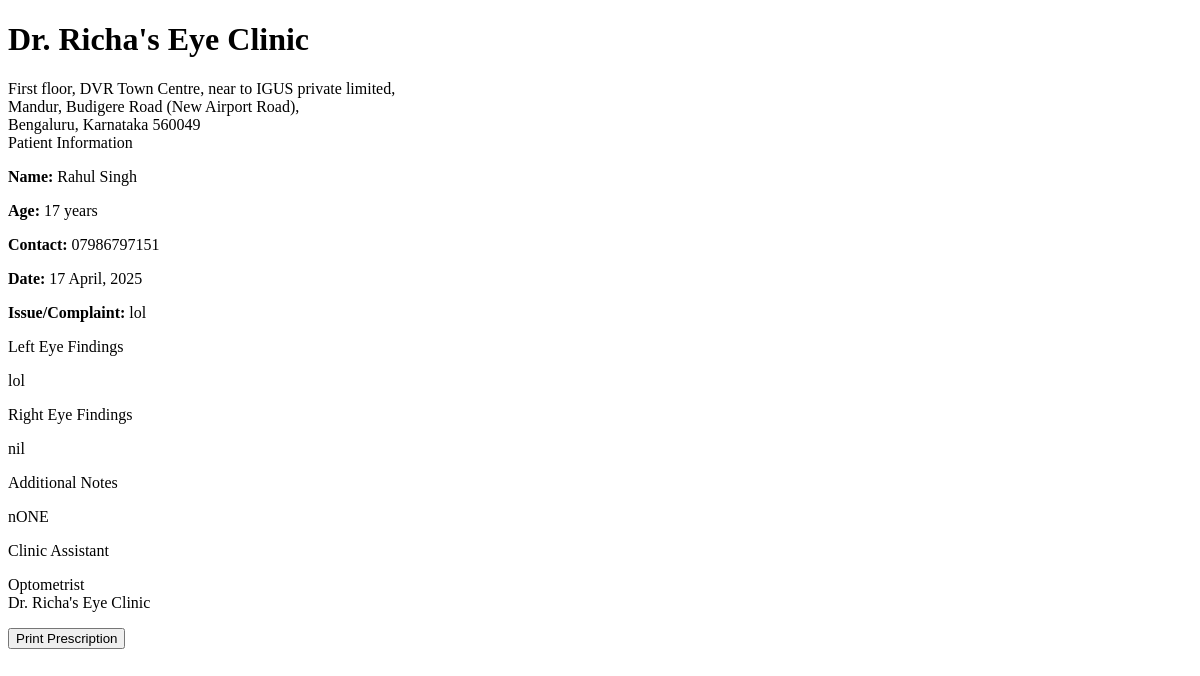
The page /print-prescription/optometrist/1 (signed in) on the database its author committed.
### models.py (models this page shows, shortened)
class Patient(UserMixin, db.Model):
    id = db.Column(db.Integer, primary_key=True)
    full_name = db.Column(db.String(100), nullable=False)
    mobile_number = db.Column(db.String(15), nullable=False)
    email = db.Column(db.String(100), nullable=True)
    age = db.Column(db.Integer, nullable=False)
    password_hash = db.Column(db.String(256), nullable=True)
    is_registered = db.Column(db.Boolean, default=False)
    created_at = db.Column(db.DateTime, nullable=False, default=datetime.utcnow)
    appointments = db.relationship('Appointment', backref='patient', lazy=True)
    doctor_prescriptions = db.relationship('DoctorPrescription', backref='patient', lazy=True)
    optometrist_prescriptions = db.relationship('OptometristPrescription', backref='patient', lazy=True)

class OptometristPrescription(db.Model):
    id = db.Column(db.Integer, primary_key=True)
    patient_id = db.Column(db.Integer, db.ForeignKey('patient.id'), nullable=False)
    assistant_id = db.Column(db.Integer, db.ForeignKey('assistant.id'), nullable=False)
    prescription_date = db.Column(db.DateTime, default=datetime.utcnow)
    vision_test = db.Column(db.Text, nullable=True)
    eye_power = db.Column(db.Text, nullable=True)
    recommendations = db.Column(db.Text, nullable=True)
    notes = db.Column(db.Text, nullable=True)
    created_at = db.Column(db.DateTime, default=datetime.utcnow)

class Staff(UserMixin, db.Model):
    __abstract__ = True
    id = db.Column(db.Integer, primary_key=True)
    username = db.Column(db.String(64), unique=True, nullable=False)
    email = db.Column(db.String(120), unique=True, nullable=False)
    password_hash = db.Column(db.String(256), nullable=False)
    full_name = db.Column(db.String(100), nullable=False)
    mobile_number = db.Column(db.String(15), nullable=False)

class Assistant(Staff):
    __tablename__ = 'assistant'
    position = db.Column(db.String(100), nullable=True, default='Optometrist')
    joining_date = db.Column(db.Date, nullable=True)
    salary_records = db.relationship('Salary', backref='assistant', lazy=True)

### routes.py (the view)
@app.route('/print-prescription/<string:type>/<int:prescription_id>')
@login_required
def print_prescription(type, prescription_id):
    if type == 'doctor':
        if not isinstance(current_user, Doctor):
            flash('Access denied', 'danger')
            return redirect(url_for('index'))
        prescription = DoctorPrescription.query.get_or_404(prescription_id)
        template = 'doctor/print_prescription.html'
    else:
        if not isinstance(current_user, Assistant):
            flash('Access denied', 'danger')
            return redirect(url_for('index'))
        prescription = OptometristPrescription.query.get_or_404(prescription_id)
        template = 'assistant/print_prescription.html'
    return render_template(template, prescription=prescription)

### app.py (called while the page is built)
@login_manager.user_loader
def load_user(user_id):
    from models import Doctor, Assistant, Admin, Patient
    try:
        if user_id.startswith('doctor_'):
            return Doctor.query.get(int(user_id.split('_')[1]))
        elif user_id.startswith('assistant_'):
            return Assistant.query.get(int(user_id.split('_')[1]))
        elif user_id.startswith('admin_'):
            return Admin.query.get(int(user_id.split('_')[1]))
        else:
            return Patient.query.get(int(user_id))
    except (ValueError, AttributeError):
        return None

### routes.py (called while the page is built)
@app.context_processor
def inject_now():
    return {'now': datetime.now()}

### templates/assistant/print_prescription.html (shortened to what this page needs)
<!DOCTYPE html>
<html>
<head>
</head>
<body>
    <div class="header">
        <h1>Dr. Richa's Eye Clinic</h1>
        <div class="clinic-info">
            First floor, DVR Town Centre, near to IGUS private limited,<br>
            Mandur, Budigere Road (New Airport Road),<br>
            Bengaluru, Karnataka 560049
        </div>
    </div>
    <div class="patient-info">
        <div class="section-title">Patient Information</div>
        <p><strong>Name:</strong> {{ prescription.patient.full_name }}</p>
        <p><strong>Age:</strong> {{ prescription.patient.age }} years</p>
        <p><strong>Contact:</strong> {{ prescription.patient.mobile_number }}</p>
        <p><strong>Date:</strong> {{ prescription.prescription_date.strftime('%d %B, %Y') }}</p>
        <p><strong>Issue/Complaint:</strong> {{ prescription.vision_test }}</p>
    </div>
    <div class="findings-section">
        <div class="eye-findings">
            <div class="section-title">Left Eye Findings</div>
            <p>{{ prescription.eye_power }}</p>
        </div>
        <div class="eye-findings">
            <div class="section-title">Right Eye Findings</div>
            <p>{{ prescription.recommendations }}</p>
        </div>
    </div>
    <div class="additional-notes">
        <div class="section-title">Additional Notes</div>
        <p>{{ prescription.notes }}</p>
    </div>
    <div class="footer">
        <p class="signature">{{ current_user.full_name }}</p>
        <p>Optometrist<br>
        Dr. Richa's Eye Clinic</p>
    </div>
    <div class="no-print text-center mt-4">
        <button onclick="window.print()" class="btn btn-primary">Print Prescription</button>
    </div>
</body>
</html>

### rows shown on the page
Patient: patient.full_name "Rahul Singh", patient.age "17", patient.mobile_number "07986797151"
OptometristPrescription: prescription_date "17 April, 2025", vision_test "lol", eye_power "lol", recommendations "nil", notes "nONE"
Assistant: full_name "Clinic Assistant"
